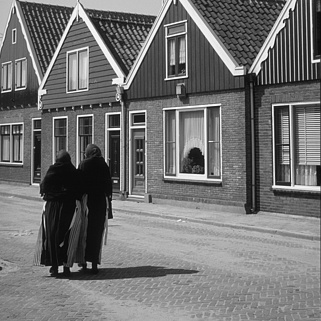
%> input picture Assignments/Assigmnent 1/CV_assignment_i235/i235.png, 321 x 321 px
$ octave Low_pass_Gaussian_filtering_i235.m   (GNU Octave 9; MATLAB toolbox functions it lacks are replaced by stand-ins)
%> lines starting %> are read from the running program, lines starting %| are printed output that depends on the picture
IN = imread('i235.png');
%> IN is the input picture: size 321x321 uint8; min 3, max 251, mean 114.8
if size(IN,3)==3, IN = rgb2gray(IN); end

%Gaussian low-pass filter settings 3x3
%grating
w=3;
[X1,Y1]=meshgrid(1:w); %pixel
X = X1 - (w+1)/2;
Y = Y1 - (w+1)/2;

Z1=exp((-X.^2 -Y.^2)/(2*(w/6)^2));%standard deviation: 5 pixels
Z1 = Z1 / sum(Z1(:));
figure, mesh(Z1), title('Gaussian 3x3');
figure, imagesc(Z1), colormap gray, axis image, title('3x3 kernel');


%Gaussian low-pass filter settings 7x7
%grating
w=7;
[X1,Y1]=meshgrid(1:w); %pixel
X = X1 - (w+1)/2;
Y = Y1 - (w+1)/2;

Z2=exp((-X.^2 -Y.^2)/(2*(w/6)^2));%standard deviation: 5 pixels
Z2 = Z2 / sum(Z2(:));
figure, mesh(Z2), title('Gaussian 7x7');
%> after `title('Gaussian 7x7')`:
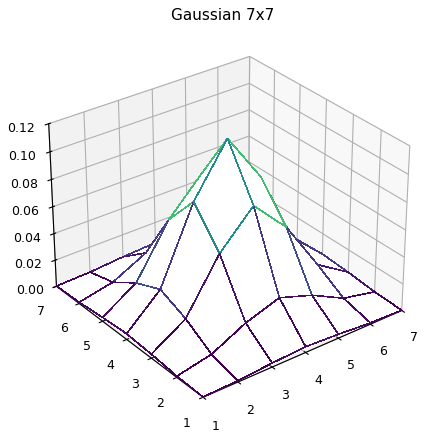
%> figure redrawn from the program's plot data
figure, imagesc(Z2), colormap gray, axis image, title('7x7 kernel');

%% Gaussian noise application and filtering

% --- Gaussian Noise ---
outG = double(IN) + 20*randn(size(IN));
outG = uint8(min(max(outG,0),255));
%> outG: size 321x321 uint8

%applying Gaussian low-pass filter 7x7
out11 = imfilter(outG, Z2, 'replicate');
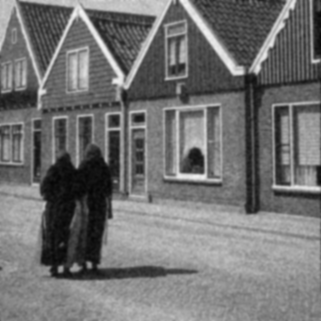
%> out11: size 321x321 uint8; min 5, max 243, mean 114.8
figure; imshow(out11,[]); title('Gaussian noise Low-pass Gaussian filtering 7x7'); colormap gray;
showHist(out11, 'Histogram Gaussian filtered 7x7');
%> in showHist, `[c,b] = imhist(I,256);`: c = 256 values, max 889 at index 141, min 0 at index 1, mean 402.5; b = 256 values from 0 to 255
%> figure, not shown here; tallest bar 889 high, from x = 139.6 to 140.4
%applying Gaussian low-pass filter 3x3
out12 = imfilter(outG, Z1, 'replicate');
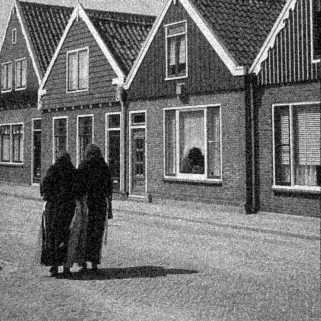
%> out12: size 321x321 uint8; min 0, max 254, mean 114.8
figure; imshow(out12,[]); title('Gaussian noise Low-pass Gaussian filtering 3x3'); colormap gray;
showHist(out12, 'Histogram Gaussian filtered 3x3');
%> figure, not shown here; tallest bar 766 high, from x = 156.6 to 157.4

%% Salt & pepper noise application and filtering

% --- Salt & Pepper ---
outSP = imnoise(IN,'salt & pepper',0.2);

%applying Gaussian low-pass filter 7x7
out21 = imfilter(outSP, Z2, 'replicate');
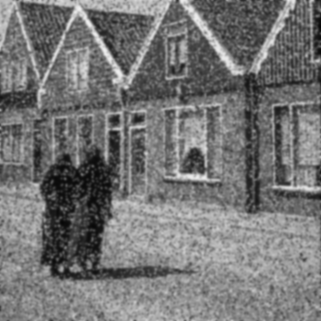
%> out21: size 321x321 uint8; min 7, max 240, mean 117.4
figure; imshow(out21,[]); title('S&P Low-pass Gaussian filtering 7x7'); colormap gray;
showHist(out21, 'Histogram S&P filtered 7x7');
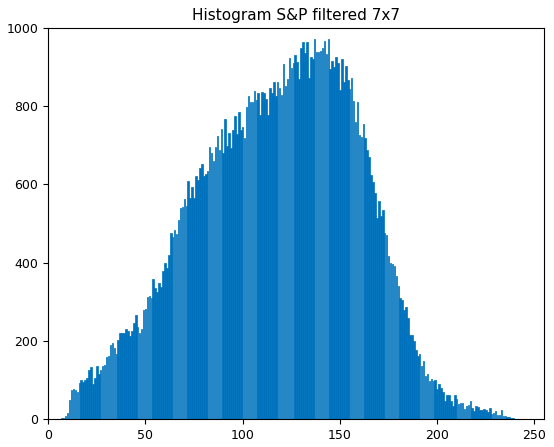
%> figure redrawn from the program's plot data; tallest bar 973 high, from x = 143.6 to 144.4
%applying Gaussian low-pass filter 3x3
out22 = imfilter(outSP, Z1, 'replicate');
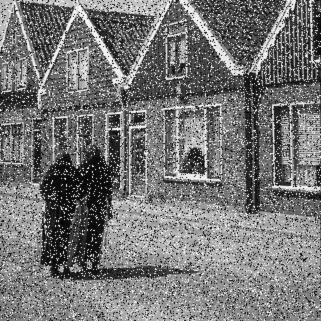
%> out22: size 321x321 uint8; min 1, max 252, mean 117.5
figure; imshow(out22,[]); title('S&P Low-pass Gaussian filtering 3x3'); colormap gray;
showHist(out22, 'Histogram S&P filtered 3x3');
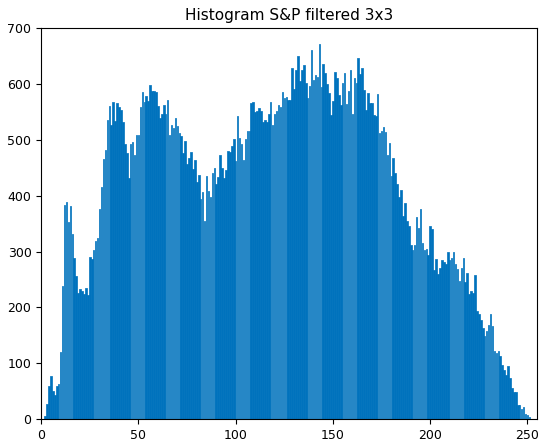
%> figure redrawn from the program's plot data; tallest bar 672 high, from x = 142.6 to 143.4


%function described to fix a histogram graphics related issue that kept
%showing. I used a "showHist" function call instead of "imhist" function
%(that kept showing the histogram graphic bug).

function showHist(I, ttl)
    % I   = image (uint8 or double)
    % ttl = title
    if ~isa(I,'uint8'), I = uint8(I); end
    [c,b] = imhist(I,256);
    figure;
    bar(b, c, 'EdgeColor','none');  %net color and not linked with colormap
    xlim([0 255]); title(ttl);
    set(gcf,'Color','w'); set(gca,'Box','on');

end
